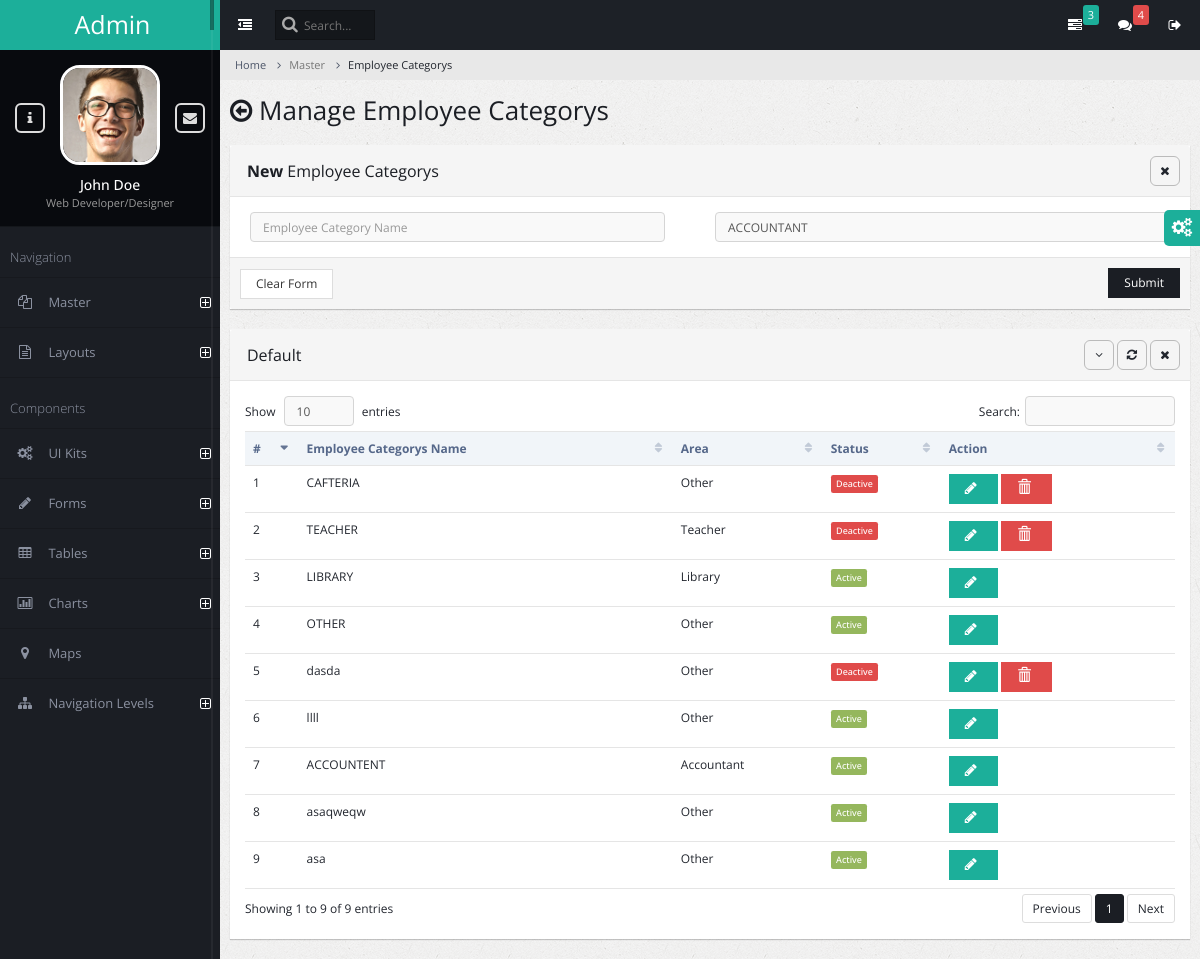
The app's page /employee-category/, older data.
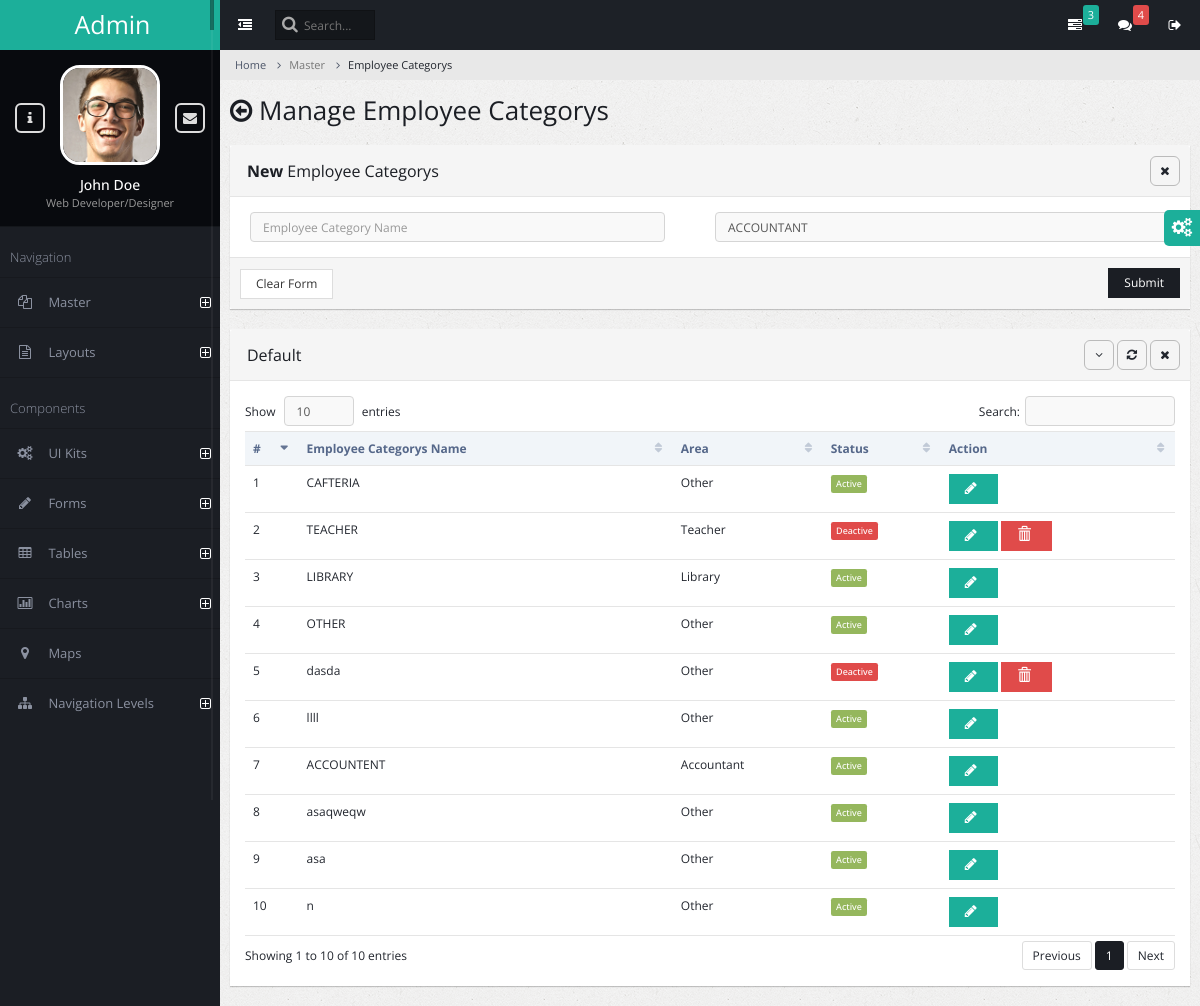
The same page, newer data.
### admin_master/models.py (models this page shows)
class AcademicEmployeeCategory(models.Model):
    EMPLOYEE_CATEGORY_CHOICES = [
        (1, 'Accountant'),
        (4, 'Cafeteria'),
        (2, 'Teacher'),
        (3, 'Library'),
        (5, 'Other'),
    ]
    employee_category_name = models.CharField(max_length=255)
    employee_category_area = models.IntegerField(choices=EMPLOYEE_CATEGORY_CHOICES)
    is_active = models.BooleanField(default=True)

### admin_master/views.py (the view, shortened to what this page needs)
# urls.py: path('employee-category/', views.employee_category_manage,name="employee-category"),
def employee_category_manage(request):
    success_message=None
    error_message = None
    academic_employee_category = AcademicEmployeeCategory.objects.all()
    context = {
        'errormessage': error_message,
        'successmessage': success_message,
        'academic_employee_categorys': academic_employee_category,
        'settings': settings
    }
    return render(request, 'employee_category_manage.html', context)

### admin_master/templates/employee_category_manage.html (shortened to what the changed rows need)
{% extends 'admin_base.html' %}
{% block content %}
{% load static %}
<div class="page-title">
    <h2><span class="fa fa-arrow-circle-o-left"></span> Manage Employee Categorys</h2>
</div>
<div class="page-content-wrap">
    <div class="row">
        <div class="col-md-12">
            <div class="panel panel-default">
                <div class="panel-heading">
                    <h3 class="panel-title">Default</h3>
                    <ul class="panel-controls">
                    </ul>
                </div>
                <div class="panel-body">
                    <table class="table datatable">
                        <thead>
                            <tr>
                                <th>#</th>
                                <th>Employee Categorys Name</th>
                                <th>Area</th>
                                <th>Status</th>
                                <th>Action</th>
                            </tr>
                        </thead>
                        <tbody>
                            {% for category in academic_employee_categorys %}
                                <tr id="{{category.id}}">
                                    <td>{{ forloop.counter }}</td>
                                    <td>{{ category.employee_category_name }}</td>
                                    <td>{{ category.get_employee_category_area_display }}</td>
                                    <td>
                                        {% if category.is_active %}
                                            <span class="label label-success">Active</span>
                                        {% else %}
                                            <span class="label label-danger">Deactive</span>
                                        {% endif %}
                                    </td>
                                    <td>
                                        <button class="btn btn-info" onclick="edit_pop_employee_category({{category.id}})">
                                            <span id ="spinner{{category.id}}" class="fa fa-pencil"></span>
                                        </button>
                                        {% if not category.is_active %}
                                        <a onclick="delete_employee_category({{category.id}})">
                                            <button class="btn btn-danger">
                                                <span class="glyphicon glyphicon-trash"></span>
                                            </button>
                                        </a>
                                        {% endif %}
                                    </td>
                                </tr>
                            {% endfor %}
                        </tbody>
                    </table>
                </div>
            </div>
        </div>
    </div>
</div>
{% endblock %}

Row changes from the older to the newer data that the page shows:
changed AcademicEmployeeCategory "CAFTERIA": is_active "Deactive" → "Active"
added AcademicEmployeeCategory: employee_category_name "n", employee_category_area "Other", is_active "Active"
Text that changed along with them:
text written by a page script: "Show entries Search: Showing 1 to 9 of 9 entries Previous 1 Next" → "Show entries Search: Showing 1 to 10 of 10 entries Previous 1 Next"
